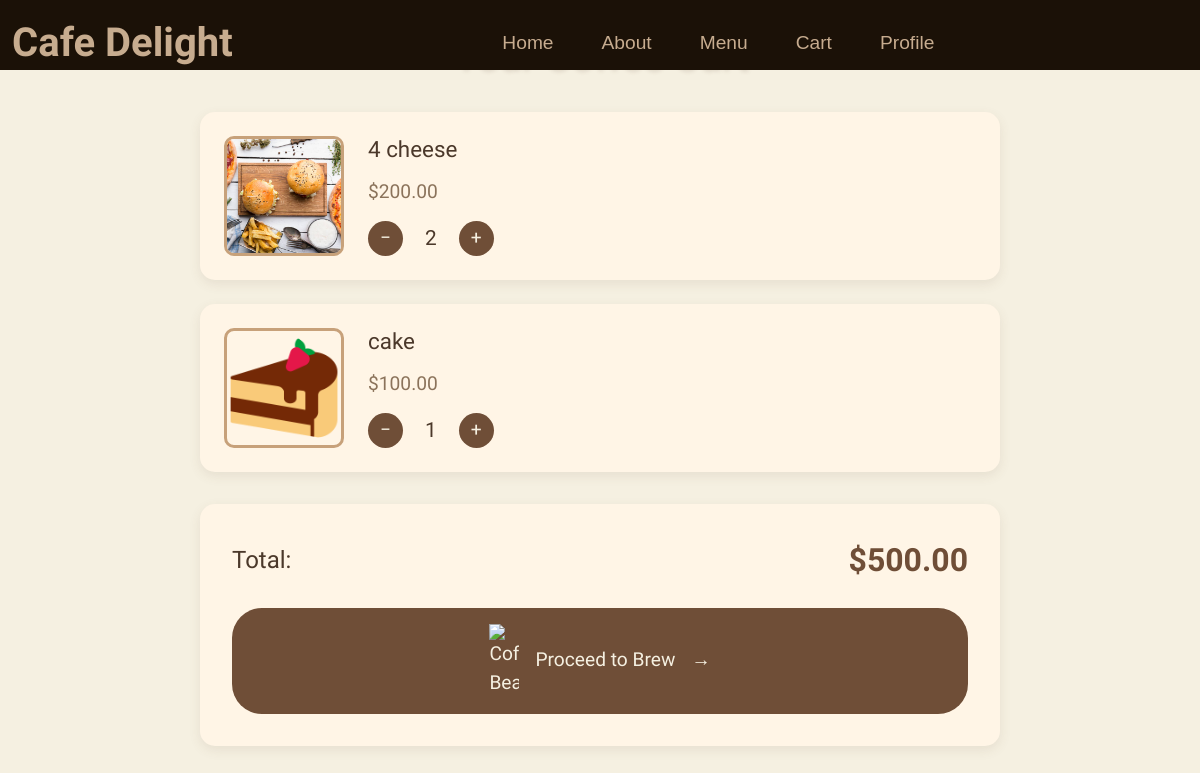
The page /cart/ (signed in) on the database its author committed.
### base/models.py (models this page shows, shortened)
class CartItem(models.Model):
    cart = models.ForeignKey(Cart, on_delete=models.CASCADE, related_name='items')
    menu_item = models.ForeignKey(MenuItem, on_delete=models.CASCADE)
    quantity = models.PositiveIntegerField(default=1)

class MenuItem(models.Model):
    category = models.ForeignKey(Category, on_delete=models.CASCADE, related_name="menu_items")
    name = models.CharField(max_length=200)
    price = models.DecimalField(max_digits=6, decimal_places=2)
    image = models.ImageField(upload_to='menu_images/', blank=True, null=True)
    description = models.TextField(blank=True, null=True)

### base/views.py (the view)
# urls.py: path('cart/', views.cart, name='cart'),
def cart(request):
    if not request.user.is_authenticated:
        return redirect('home')
    cart = get_object_or_404(Cart, user=request.user)
    cart_items = cart.items.select_related('menu_item')
    total_price = sum(item.menu_item.price * item.quantity for item in cart_items)
    context = {
        'cart': cart,
        'cart_items': cart_items,
        'total_price': total_price
    }
    return render(request, 'base/cart.html', context)

### base/templates/base/cart.html (shortened to what this page needs)
{% extends 'main.html' %}
{% block content %}
{% load static %}
<div class="cart-container">
  <h1 class="cart-title animate-slide-in">Your Coffee Cart</h1>
  <div class="cart-items-wrapper">
    {% for item in cart_items %}
    <article class="cart-item animate-float" data-item-id="{{ item.menu_item.id }}">
      <div class="cart-item__image-container">
        <img src="{{ item.menu_item.image.url }}" alt="{{ item.menu_item.name }}" class="cart-item__image">
      </div>
      <div class="cart-item__details">
        <h3 class="cart-item__title">{{ item.menu_item.name }}</h3>
        <p class="cart-item__price">${{ item.menu_item.price }}</p>
        <div class="cart-item__quantity-control">
          <button class="quantity-btn decrement-btn" data-action="decrement">−</button>
          <span class="quantity-display">{{ item.quantity }}</span>
          <button class="quantity-btn increment-btn" data-action="increment">+</button>
        </div>
      </div>
    </article>
    {% endfor %}
  </div>
  <footer class="cart-footer animate-slide-up">
    <div class="total-section">
      <span class="total-label">Total:</span>
      <span class="total-amount">${{ total_price|floatformat:2 }}</span>
    </div>
    <button class="checkout-btn">
      <img src="{% static 'images/coffee-bean.png' %}" alt="Coffee Bean" class="bean-icon">
      Proceed to Brew
      <span class="arrow">→</span>
    </button>
  </footer>
</div>
{% endblock %}

### static/css/navbar.css (style rules this page uses)
body { padding-top: 70px; overflow-x: hidden; }

### static/css/home.css (style rules this page uses)
:root { --dark-brown: #1b1107; --cream: #fffcdc; --accent-gold: #d4af37; }
body { background-color: var(--dark-brown); color: var(--cream); }

### static/css/menu.css (style rules this page uses)
body { font-family: 'Yatra One', cursive; margin: 0; padding: 0; background-color: #f5f0e1; color: #4b382a; }

### static/css/cart.css (style rules this page uses)
.cart-container { background: #f5f0e1; min-height: 100vh; padding: 2rem; font-family: 'Yatra One', cursive; }
.cart-title { color: #6f4e37; text-align: center; font-size: 2.5rem; text-shadow: 2px 2px 4px rgba(107, 76, 58, 0.2); margin-bottom: 2rem; }
.cart-items-wrapper { display: grid; gap: 1.5rem; max-width: 800px; margin: 0 auto; }
.cart-item { background: #fff5e6; border-radius: 15px; padding: 1.5rem; display: flex; gap: 1.5rem; box-shadow: 0 4px 12px rgba(107, 76, 58, 0.1); transition: transform 0.3s ease; }
.cart-item__image-container { width: 120px; height: 120px; border-radius: 10px; overflow: hidden; border: 3px solid #c7a17a; }
.cart-item__image { width: 100%; height: 100%; object-fit: cover; transition: transform 0.3s ease; }
.cart-item__details { flex: 1; display: flex; flex-direction: column; justify-content: space-between; }
.cart-item__title { color: #4b382a; font-size: 1.4rem; margin: 0; }
.cart-item__price { color: #8b735b; font-size: 1.2rem; margin: 0.5rem 0; }
.cart-item__quantity-control { display: flex; align-items: center; gap: 0.8rem; }
.quantity-btn { background: #6f4e37; color: #f5f0e1; border: none; width: 35px; height: 35px; border-radius: 50%; font-size: 1.2rem; cursor: pointer; transition: all 0.3s cubic-bezier(0.4, 0, 0.2, 1); }
.quantity-display { font-size: 1.3rem; color: #4b382a; min-width: 30px; text-align: center; }
.cart-footer { background: #fff5e6; border-radius: 15px; padding: 2rem; margin-top: 2rem; max-width: 800px; margin: 2rem auto; box-shadow: 0 4px 12px rgba(107, 76, 58, 0.1); }
.total-section { display: flex; justify-content: space-between; align-items: center; margin-bottom: 1.5rem; }
.total-label { font-size: 1.5rem; color: #4b382a; }
.total-amount { font-size: 2rem; color: #6f4e37; font-weight: bold; }
.checkout-btn { background: #6f4e37; color: #f5f0e1; border: none; padding: 1rem 2rem; border-radius: 30px; font-size: 1.2rem; width: 100%; cursor: pointer; display: flex; align-items: center; justify-content: center; gap: 1rem; transition: all 0.3s ease; }
.bean-icon { width: 30px; animation: bean-jiggle 2s infinite; }
.arrow { transition: transform 0.3s ease; }
.animate-slide-in { animation: animate-slide-in 0.6s ease-out; }
.animate-float { animation: animate-float 3s ease-in-out infinite; }
.animate-slide-up { animation: animate-slide-up 0.6s ease-out; }

### rows shown on the page
CartItem: menu_item.image (picture), menu_item.name "4 cheese", menu_item.price "200.00", quantity "2"
CartItem: menu_item.image (picture), menu_item.name "cake", menu_item.price "100.00", quantity "1"

### other values the page prints
{{ total_price|floatformat:2 }} "500.00"
